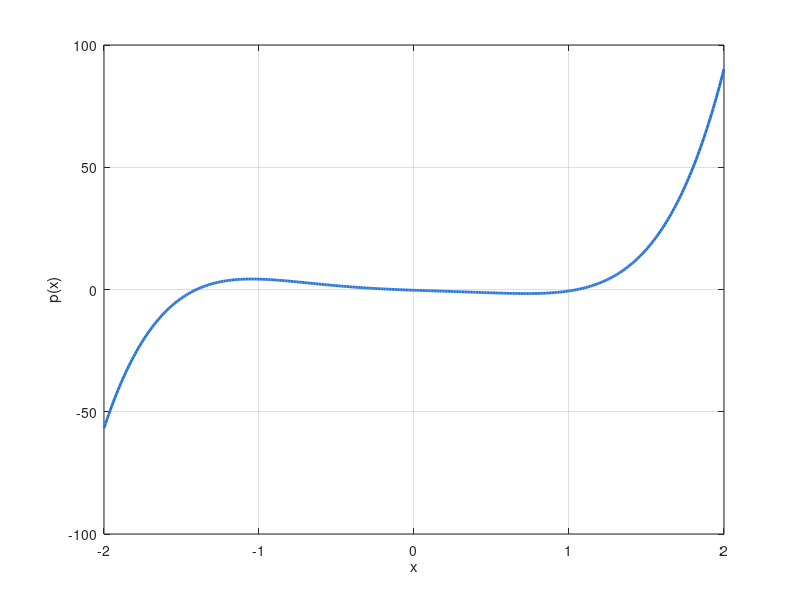

This figure's MATLAB source: (Note: this script raises an error after producing the figure.)
% random_quintic_plot.m
% Plot a quintic polynomial with random coefficients.

c = (2*rand(1,6) - 1) * 5;      % coeffs of x^5, x^4, ..., x, 1  in [-5, 5]
x = linspace(-2, 2, 400);
y = polyval(c, x);

figure('Visible', 'off');
plot(x, y, 'LineWidth', 2, 'Color', [0.15 0.45 0.85]);
grid on;
xlabel('x');
ylabel('p(x)');
title(sprintf('p(x) = %s', polyToString(c)));
hold on;
xline(0, 'k--', 'LineWidth', 0.5);
yline(0, 'k--', 'LineWidth', 0.5);
hold off;

print(gcf, 'random_quintic_plot.png', '-dpng', '-r150');
close(gcf);

function s = polyToString(c)
%POLYTOSTRING Build a "5.31x^5 - 2.10x^4 + ..." style string from coeffs.
    powers = (numel(c)-1):-1:0;
    terms = cell(1, numel(c));
    for k = 1:numel(c)
        p = powers(k);
        if p == 0
            xpart = '';
        elseif p == 1
            xpart = 'x';
        else
            xpart = sprintf('x^%d', p);
        end
        terms{k} = sprintf('%+.4g%s', c(k), xpart);
    end
    s = strjoin(terms, ' ');
    if s(1) == '+'
        s(1) = [];
    end
end
